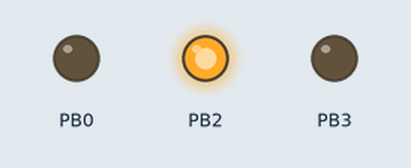
The program below on a simulated ATtiny85, built with avr-gcc and run on an emulated ATtiny85. On the bench: output pins drawn as LEDs (lit = HIGH). Sleep ends after the set time or at an interrupt.

Above: at 0.1 s.
At 0.8 s:
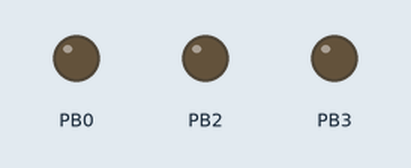
Timing chart, 0 to 2.5 s (numbered marks = the images above):
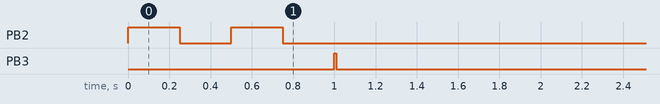

The program:

main.cpp
```cpp
#include <Arduino.h>
#include <avr/sleep.h>

#define PA0 5 // PA0 == pin 6 == UPDI
#define PA1 2 // PA1 == pin 4 == LED
#define PA2 3 // PA2 == pin 5 == Relay -
#define PA3 4 // PA3 == pin 7 == Footswitch
#define PA6 0 // PA6 == pin 2 == Relay +
#define PA7 1 // PA7 == pin 3 == OVP warning
#define DEBOUNCE_TIME 200 // Debounce time in ms

struct FootSwitch {
  int pinSwitch;
};

struct Channel {   // Structure declaration
  int pinRelayMinus;
  int pinRelayPlus;
  int pinLed;
  bool state;
};

struct FootSwitch footSwitch = {
  .pinSwitch = PA3,
};

struct Channel channel = {
  .pinRelayMinus = PA2,
  .pinRelayPlus = PA6,
  .pinLed = PA1,
  .state = LOW,    // start with relay off
};

void setLed(Channel channel) {
  digitalWrite(channel.pinLed, channel.state);
}

void ackLed(Channel channel) {
  digitalWrite(channel.pinLed, HIGH);
  delay(250);
  digitalWrite(channel.pinLed, LOW);
  delay(250);
  digitalWrite(channel.pinLed, HIGH);
  delay(250);
  digitalWrite(channel.pinLed, LOW);
  delay(250);
}

void setRelay(Channel channel) {
  if (channel.state) {
    digitalWrite(channel.pinRelayPlus, HIGH);
    delay(10);
    digitalWrite(channel.pinRelayPlus, LOW);
  } else {
    digitalWrite(channel.pinRelayMinus, HIGH);
    delay(10);
    digitalWrite(channel.pinRelayMinus, LOW);
  }
}

void setChannel(Channel channel) {
  setRelay(channel);
  setLed(channel);
}

void interruptSwitch() {
  static unsigned long last_interrupt_time = 0;
  unsigned long interrupt_time = millis();
  if (interrupt_time - last_interrupt_time > DEBOUNCE_TIME) {
    channel.state = !channel.state;
    setChannel(channel);
    last_interrupt_time = interrupt_time;
  }
}

void setup() {
  cli();
  pinMode(channel.pinLed, OUTPUT);
  digitalWrite(channel.pinLed, LOW);
  pinMode(channel.pinRelayMinus, OUTPUT);
  digitalWrite(channel.pinRelayMinus, LOW);
  pinMode(channel.pinRelayPlus, OUTPUT);
  digitalWrite(channel.pinRelayPlus, LOW);
  pinMode(footSwitch.pinSwitch, INPUT_PULLUP);
  attachInterrupt(footSwitch.pinSwitch, interruptSwitch, LOW);
  sei();
  ackLed(channel);
  setChannel(channel);
}

void loop() {
  set_sleep_mode(SLEEP_MODE_IDLE);
  sleep_mode();
}
```
